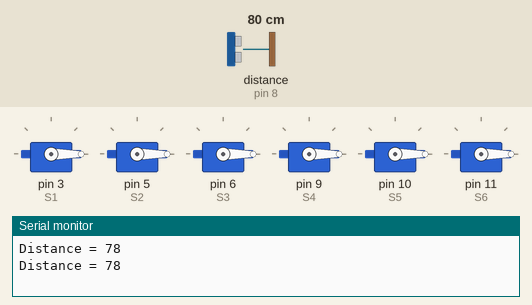
Recording of a sketch running on a simulated Arduino Uno, built with avr-gcc and run on an emulated ATmega328P. Parts: 6 × servo, the last lines printed to the serial monitor. Wiring (inferred from the names in the program): ultrasonic range finder: trigger pin 7; echo pin 8. The test bench sets the inputs (shaded band); at power-on: distance to the obstacle (sensor on pin 8) 80 cm. The echo pulse lasts 58.3 µs per cm.

Above: at 1.8 s.
1.9 s: distance to the obstacle (sensor on pin 8) set to 19 cm
6.0 s: distance to the obstacle (sensor on pin 8) set to 14 cm
At 9.4 s:
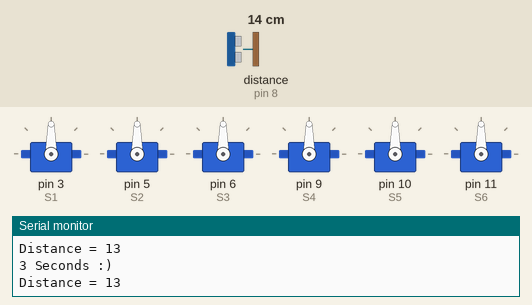
10.1 s: distance to the obstacle (sensor on pin 8) set to 18 cm
At 13.9 s:
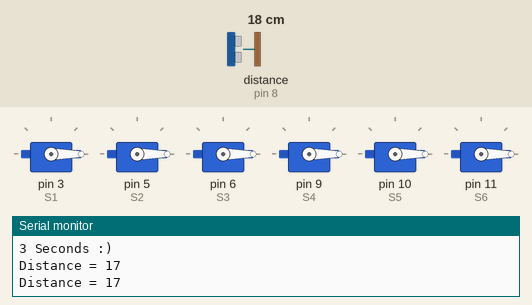
14.2 s: distance to the obstacle (sensor on pin 8) set to 2 cm
At 18.3 s:
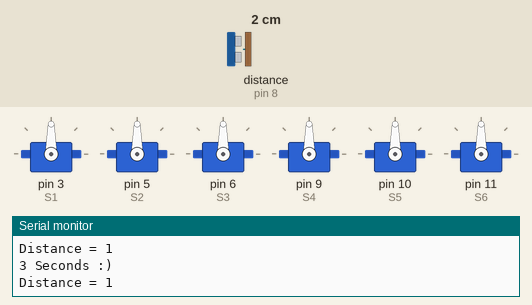
Timing chart, 0 to 19.3 s (numbered marks = the images above; inputs shaded):
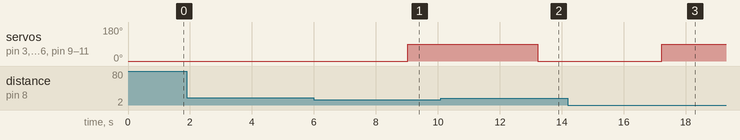

Measured:
- the behaviour switches between 17 and 16 cm on distance to the obstacle (sensor on pin 8) (found by bisection; images 0 and 1)
- after the input at 6.0 s, servo on pin 3 (S1), servo on pin 5 (S2), servo on pin 6 (S3), servo on pin 9 (S4), servo on pin 10 (S5), servo on pin 11 (S6): 0° → 90° after 3.0 s
- after the input at 10.1 s, servo on pin 3 (S1), servo on pin 5 (S2), servo on pin 6 (S3), servo on pin 9 (S4), servo on pin 10 (S5), servo on pin 11 (S6): 90° → 0° after 3.1 s
- after the input at 14.2 s, servo on pin 3 (S1), servo on pin 5 (S2), servo on pin 6 (S3), servo on pin 9 (S4), servo on pin 10 (S5), servo on pin 11 (S6): 0° → 90° after 3.0 s

The sketch:

tassk3.ino
```cpp
#define trigPin 7
#define echoPin 8
#include <Servo.h>


long duration;
long StartT;//Time of start
int distance;

Servo S1;
Servo S2;
Servo S3;
Servo S4;
Servo S5;
Servo S6;

void setup(){
Serial.begin(9600);
pinMode(trigPin, OUTPUT);
pinMode(echoPin, INPUT);
S1.write(0);
S2.write(0);
S3.write(0);
S4.write(0);
S5.write(0);
S6.write(0);

S1.attach(3);
S2.attach(5);
S3.attach(6);
S4.attach(9);
S5.attach(10);
S6.attach(11);


while(!Serial)
    {

    }


  }


void loop(){
digitalWrite(trigPin, LOW);
delayMicroseconds(2);


digitalWrite(trigPin, HIGH);
delayMicroseconds(10);
digitalWrite(trigPin, LOW);


duration = pulseIn(echoPin, HIGH);
distance = duration * 0.034 / 2;


Serial.print("Distance = ");
Serial.println(distance);

if(distance <=15){
     StartT = millis();
     while(distance <=15){
     if(millis() - StartT == 3000){
     Serial.println("3 Seconds :)");
     S1.write(90);
       S2.write(90);
       S3.write(90);
       S4.write(90);
       S5.write(90);
       S6.write(90);
     delay(100);

         break;
        }
      }
    }
  else{
     delay(1000);
     S1.write(0);
       S2.write(0);
       S3.write(0);
       S4.write(0);
       S5.write(0);
       S6.write(0);
    }
  }
```
